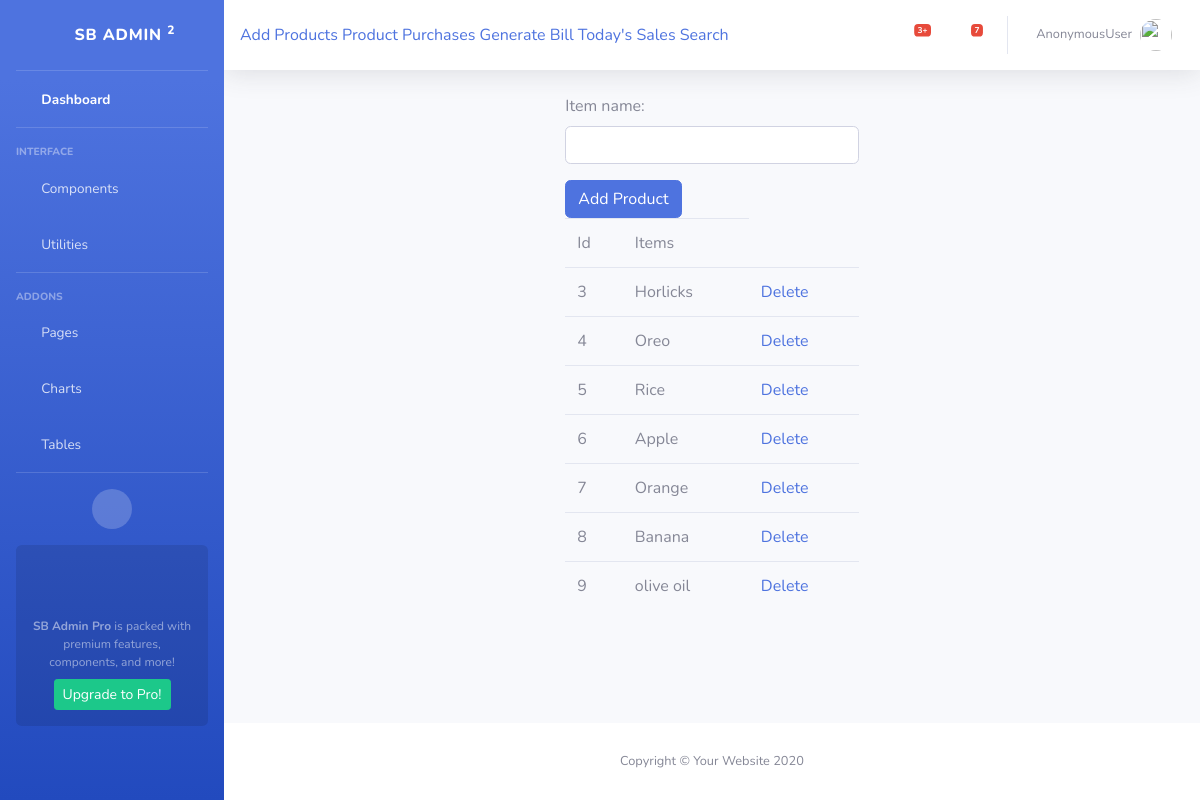
Page /billing/item on the earlier database version.
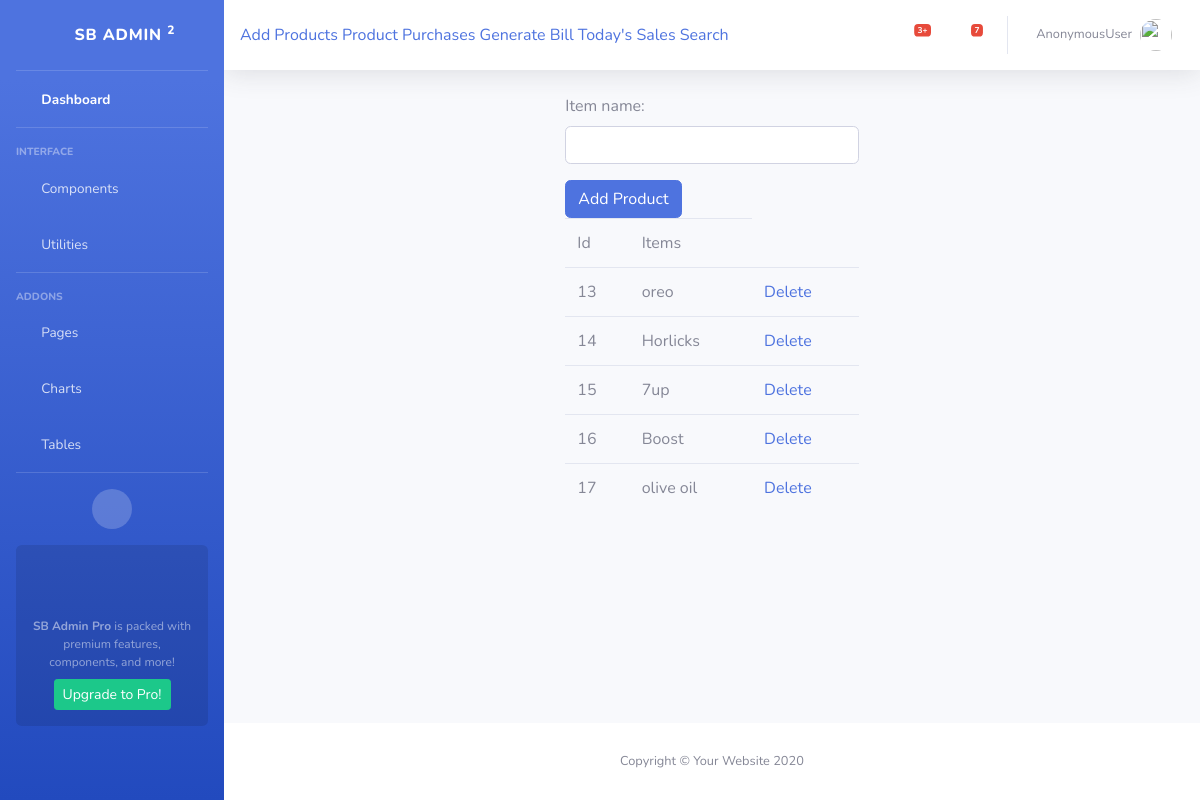
Same page on the later database version.
### app_billing/models.py (models this page shows, shortened)
class Items(models.Model):
    item_name = models.CharField(max_length=120)

### app_billing/views.py (the view, shortened to what this page needs)
# urls.py: path('item', ItemCreate.as_view(), name='item'),
class ItemCreate(TemplateView):
    model = Items
    template_name = 'app_billing/item_create.html'
    form_class = ItemCreateForm
    def get(self, request, *args, **kwargs):
        items = Items.objects.all()
        self.context = {
            "form": self.form_class,
            "items":items
        }
        return render(request, self.template_name, self.context)

### app_billing/templates/app_billing/item_create.html (shortened to what this page needs)
{% extends 'app_billing/admin_base.html' %}
{% block body_block %}
<div class="row">
    <div class="col"></div>
        <div class="col-lg-4">
                <form method="post">
                    {{form.as_p}}
                    <input type="submit" class="btn btn-primary" value="Add Product">
                </form>
                <table class="table">
                        <tr>
                            <td>Id</td>
                            <td>Items</td>
                        </tr>
                       {% for item in items %}
                        <tr>
                          <td>{{ item.id}}</td>
                          <td>{{ item.item_name }}</td>
                          <td><a href="{% url 'itemdelete' item.id %}"> Delete </a> </td>
                        </tr>
                        {% endfor %}
                </table>
        </div>
    <div class="col"></div>
</div>
{% endblock %}

### app_billing/templates/app_billing/admin_base.html (shortened to what this page needs)
{%load static %}
<!DOCTYPE html>
<html lang="en">
<head>
    <link href="{% static 'vendor/fontawesome-free/css/all.min.css' %}" rel="stylesheet" type="text/css">
    <link href="{% static 'css/sb-admin-2.min.css' %}" rel="stylesheet">
</head>
<body id="page-top">
    <div id="wrapper">
        <ul class="navbar-nav bg-gradient-primary sidebar sidebar-dark accordion" id="accordionSidebar">
            <a class="sidebar-brand d-flex align-items-center justify-content-center" href="index.html">
                <div class="sidebar-brand-icon rotate-n-15">
                    <i class="fas fa-laugh-wink"></i>
                </div>
                <div class="sidebar-brand-text mx-3">SB Admin <sup>2</sup></div>
            </a>
            <hr class="sidebar-divider my-0">
            <li class="nav-item active">
                <a class="nav-link" href="index.html">
                    <i class="fas fa-fw fa-tachometer-alt"></i>
                    <span>Dashboard</span></a>
            </li>
            <hr class="sidebar-divider">
            <div class="sidebar-heading">
                Interface
            </div>
            <li class="nav-item">
                <a class="nav-link collapsed" href="#" data-toggle="collapse" data-target="#collapseTwo"
                    aria-expanded="true" aria-controls="collapseTwo">
                    <i class="fas fa-fw fa-cog"></i>
                    <span>Components</span>
                </a>
            </li>
            <li class="nav-item">
                <a class="nav-link collapsed" href="#" data-toggle="collapse" data-target="#collapseUtilities"
                    aria-expanded="true" aria-controls="collapseUtilities">
                    <i class="fas fa-fw fa-wrench"></i>
                    <span>Utilities</span>
                </a>
            </li>
            <hr class="sidebar-divider">
            <div class="sidebar-heading">
                Addons
            </div>
            <li class="nav-item">
                <a class="nav-link collapsed" href="#" data-toggle="collapse" data-target="#collapsePages"
                    aria-expanded="true" aria-controls="collapsePages">
                    <i class="fas fa-fw fa-folder"></i>
                    <span>Pages</span>
                </a>
            </li>
            <li class="nav-item">
                <a class="nav-link" href="charts.html">
                    <i class="fas fa-fw fa-chart-area"></i>
                    <span>Charts</span></a>
            </li>
            <li class="nav-item">
                <a class="nav-link" href="tables.html">
                    <i class="fas fa-fw fa-table"></i>
                    <span>Tables</span></a>
            </li>
            <hr class="sidebar-divider d-none d-md-block">
            <div class="text-center d-none d-md-inline">
                <button class="rounded-circle border-0" id="sidebarToggle"></button>
            </div>
            <div class="sidebar-card">
                <p class="text-center mb-2"><strong>SB Admin Pro</strong> is packed with premium features, components, and more!</p>
                <a class="btn btn-success btn-sm" href="https://startbootstrap.com/theme/sb-admin-pro">Upgrade to Pro!</a>
            </div>
        </ul>
        <div id="content-wrapper" class="d-flex flex-column">
            <div id="content">
                <nav class="navbar navbar-expand navbar-light bg-white topbar mb-4 static-top shadow">
                    <form>
                       <a class="collapse-item" href="{% url 'item' %}">Add Products</a>
                        <a class="collapse-item" href="{% url 'productcreate' %}">Product Purchases </a>
                        <a class="collapse-item" href="{% url 'ordercreate' %}">Generate Bill </a>
                         <a class="collapse-item" href="{% url 'dsales' %}">Today's Sales </a>
                         <a class="collapse-item" href="{% url 'search' %}">Search </a>
                    </form>
                    <ul class="navbar-nav ml-auto">
                        <li class="nav-item dropdown no-arrow mx-1">
                            <a class="nav-link dropdown-toggle" href="#" id="alertsDropdown" role="button"
                                data-toggle="dropdown" aria-haspopup="true" aria-expanded="false">
                                <i class="fas fa-bell fa-fw"></i>
                                <span class="badge badge-danger badge-counter">3+</span>
                            </a>
                        </li>
                        <li class="nav-item dropdown no-arrow mx-1">
                            <a class="nav-link dropdown-toggle" href="#" id="messagesDropdown" role="button"
                                data-toggle="dropdown" aria-haspopup="true" aria-expanded="false">
                                <i class="fas fa-envelope fa-fw"></i>
                                <span class="badge badge-danger badge-counter">7</span>
                            </a>
                        </li>
                        <li class="nav-item dropdown no-arrow">
                            <a class="nav-link dropdown-toggle" href="#" id="userDropdown" role="button"
                                data-toggle="dropdown" aria-haspopup="true" aria-expanded="false">
                                <span class="mr-2 d-none d-lg-inline text-gray-600 small">{{ request.user}}</span>
                                <img class="img-profile rounded-circle"
                                    src="img/undraw_profile.svg">
                            </a>
                        </li>
                    </ul>
                </nav>
                <div class="container-fluid">
                {% block body_block%}
                    {% endblock %}
                </div>
            </div>
            <footer class="sticky-footer bg-white">
                <div class="container my-auto">
                    <div class="copyright text-center my-auto">
                        <span>Copyright &copy; Your Website 2020</span>
                    </div>
                </div>
            </footer>
        </div>
    </div>
</body>
</html>

Differences in the rows shown:
removed Items: id "3", item_name "Horlicks"
removed Items: id "4", item_name "Oreo"
removed Items: id "5", item_name "Rice"
removed Items: id "6", item_name "Apple"
removed Items: id "7", item_name "Orange"
removed Items: id "8", item_name "Banana"
removed Items: id "9", item_name "olive oil"
added Items: id "13", item_name "oreo"
added Items: id "14", item_name "Horlicks"
added Items: id "15", item_name "7up"
added Items: id "16", item_name "Boost"
added Items: id "17", item_name "olive oil"
